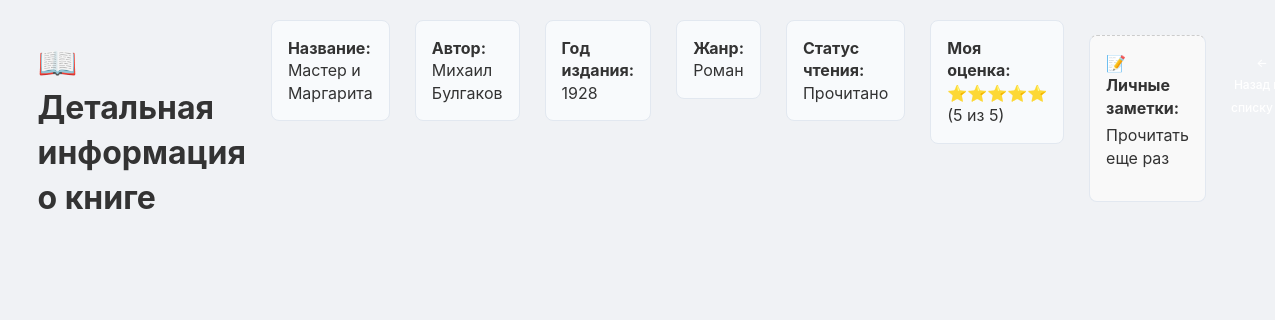
The app's page /detail/2 with its own data.
### tables this page shows
CREATE TABLE books (
            id INTEGER PRIMARY KEY AUTOINCREMENT,
            title TEXT NOT NULL,
            author TEXT NOT NULL,
            year INTEGER,
            genre TEXT,
            status TEXT NOT NULL, -- 'Читаю', 'Прочитано', 'Хочу прочитать'
            rating INTEGER,       -- от 1 до 5
            notes TEXT
        );

### app.py (the view)
@app.route('/detail/<int:book_id>')
def detail(book_id):
    book = database.get_book_by_id(book_id)
    if not book:
        return "Книга не найдена", 404
    return render_template('detail.html', book=book)

### database.py (called while the page is built)
def get_db_connection():
    conn = sqlite3.connect(DATABASE)
    conn.row_factory = sqlite3.Row
    return conn

def get_book_by_id(book_id):
    conn = get_db_connection()
    book = conn.execute('SELECT * FROM books WHERE id = ?', (book_id,)).fetchone()
    conn.close()
    return book

### templates/detail.html (shortened to what this page needs)
<!DOCTYPE html>
<html>
<head>
    <link rel="stylesheet" href="{{ url_for('static', filename='style.css') }}">
</head>
<body>
    <div class="container">
        <h1>📖 Детальная информация о книге</h1>
        <div class="message">
            <strong>Название:</strong> {{ book.title }}
        </div>
        <div class="message">
            <strong>Автор:</strong> {{ book.author }}
        </div>
        <div class="message">
            <strong>Год издания:</strong> {{ book.year or 'Не указан' }}
        </div>
        <div class="message">
            <strong>Жанр:</strong> {{ book.genre or 'Не указан' }}
        </div>
        <div class="message">
            <strong>Статус чтения:</strong> {{ book.status }}
        </div>
        <div class="message">
            <strong>Моя оценка:</strong>
            {% if book.rating %}
                <span style="color: #ff9800;">{{ "⭐" * book.rating }}</span> ({{ book.rating }} из 5)
            {% else %}
                <span style="color: gray;">Оценка отсутствует</span>
            {% endif %}
        </div>
        <div class="message" style="background-color: #f9f9f9; border-top: 1px dashed #ccc; margin-top: 15px;">
            <strong>📝 Личные заметки:</strong>
            <p style="white-space: pre-wrap; margin-top: 5px; color: #333;">{{ book.notes or 'Заметок пока нет.' }}</p>
        </div>
        <p style="text-align: center; margin-top: 30px;">
            <a href="/" class="b" style="text-decoration: none;">← Назад к списку</a>
        </p>
    </div>
</body>
</html>

### static/style.css (style rules this page uses)
body { font-family: -apple-system, BlinkMacSystemFont, "Segoe UI", Roboto, Helvetica, Arial, sans-serif; background-color: #f0f2f5; color: #333; margin: 0; padding: 20px; line-height: 1.4; }
.container { display: flex; max-width: 1200px; margin: 0 auto; gap: 25px; align-items: flex-start; }
.message { background: #f8fafc; border: 1px solid #e2e8f0; border-radius: 8px; padding: 16px; margin-bottom: 15px; position: relative; }
.b { padding: 4px 10px; font-size: 0.75rem; text-decoration: none; border-radius: 4px; color: white; font-weight: 500; }

### records on screen
books: title "Мастер и Маргарита", author "Михаил Булгаков", year "1928", genre "Роман", status "Прочитано", rating "⭐⭐⭐⭐⭐", rating "5", notes "Прочитать еще раз"
